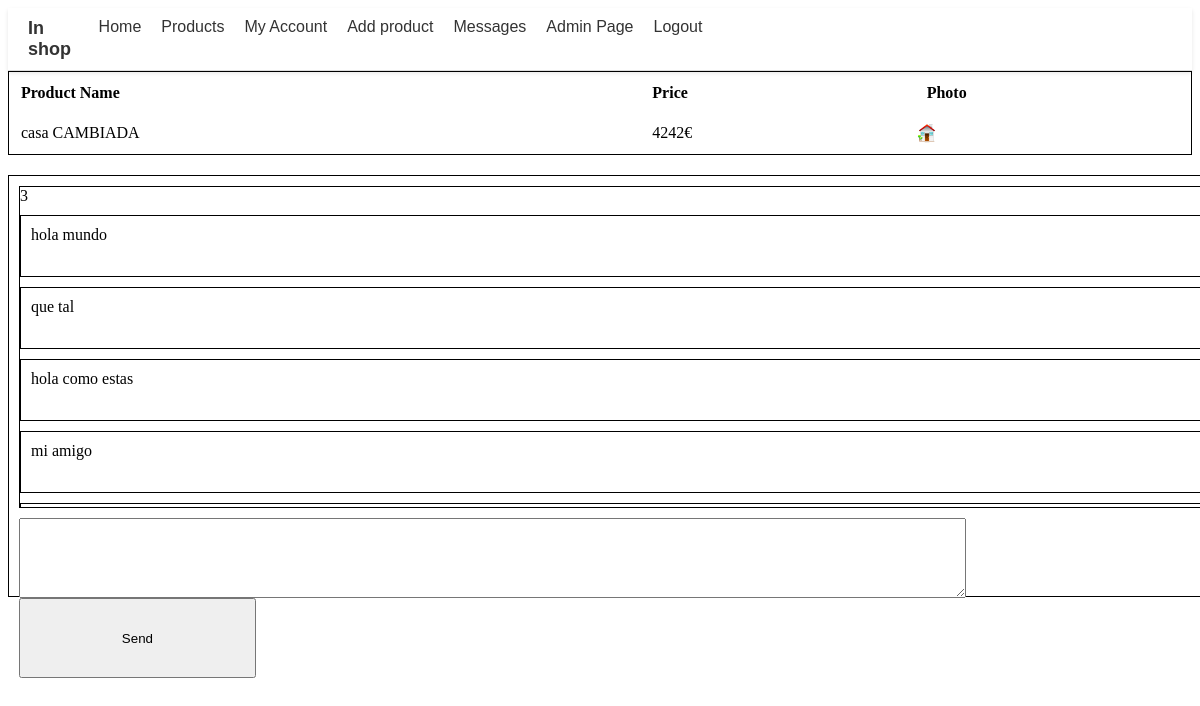
/php/chat/chat_product.php?product_id=15 (signed in), run on the app's committed database.
### tables this page shows
CREATE TABLE `product` (
  `product_id` int(9) NOT NULL,
  `product_name` varchar(30) NOT NULL,
  `price` float NOT NULL DEFAULT 0,
  `user_id` int(11) NOT NULL,
  `photo` text DEFAULT NULL,
  `description` text DEFAULT NULL,
  `user_name` varchar(50) NOT NULL,
  `upload_date` date NOT NULL DEFAULT current_timestamp()
);

CREATE TABLE `chat` (
  `chat_id` int(11) NOT NULL,
  `user_id_buyer` int(11) NOT NULL,
  `user_id_seller` int(11) NOT NULL,
  `product_id` int(11) NOT NULL,
  `message` text NOT NULL,
  `date` date NOT NULL DEFAULT current_timestamp(),
  `seen` tinyint(1) NOT NULL DEFAULT current_timestamp()
);

CREATE TABLE `messages` (
  `chat_id` int(11) NOT NULL,
  `user_id_buyer` int(11) NOT NULL,
  `message` text NOT NULL,
  `mesage_date` date NOT NULL DEFAULT current_timestamp(),
  `user_id_seller` int(11) NOT NULL
);

### php/chat/chat_product.php (the view, shortened to what this page needs)
<?php
include '../navbar.php';
function ft_get_product_info()
{
    $product_id = $_GET['product_id'];
    $connexion = ft_create_conexion();
    $sql = "SELECT * FROM product WHERE product_id = ?";
    $stmt = $connexion->prepare($sql);
    $stmt->bind_param("i", $product_id);
    $stmt->execute();
    $result = $stmt->get_result();
    if ($result->num_rows > 0)
    {
        $row = $result->fetch_assoc();
        return $row;
    }
    else
    {
        $connexion->close();
        return false;
    }
}
$product = ft_get_product_info();
function ft_get_photos($photo_folder)
{
    $photos = [];
    $folder_path = $_SERVER['DOCUMENT_ROOT'] . "/tfg_shop/images/products/" . $photo_folder;
    if (file_exists($folder_path)) {
        $files = scandir($folder_path);
        foreach ($files as $file)
        {
            if ($file != '.' && $file != '..')
            {
                $photos[] = $file;
            }
        }
    }
    return $photos;
}
function ft_print_table_product_info($product)
{
    echo "<table class='table table-bordered' style='width:100%; height:40px; border: 1px solid black;'>";
    echo "<tr style='text-align: left;'>";
    echo "<th style='padding: 10px;'>Product Name</th>";
    echo "<th style='padding: 10px;'>Price</th>";
    echo "<th style='padding: 10px;'>Photo</th>";
    echo "</tr>";
    echo "<tr style='vertical-align: middle;'>";
    echo "<td style='padding: 10px;'>" . $product['product_name'] . "</td>";
    echo "<td style='padding: 10px;'>" . $product['price'] . "€</td>";
    echo "<td style='padding: 0px; border: 0px;'width:100%; height:100%;>";
    $photos = ft_get_photos($product['photo']);
    echo "<div class='image-gallery' id='product-{$product['product_id']}' style='padding: 0px; border: 0px;'width:100%; height:100%;>";
    if (count($photos) > 0)
    {
        echo "<img src='/tfg_shop/images/products/{$product['photo']}/{$photos[0]}' width='20px'>";
    }
    echo "</div>";
    echo "</td>";
    echo "</tr>";
    echo "</table>";
}
function ft_get_chat_id($product)
{
    $product_id = $_GET['product_id'];
    $connexion = ft_create_conexion();
    $sql = "SELECT chat_id FROM chat WHERE product_id = ? && (user_id_buyer = ? )";
    $stmt = $connexion->prepare($sql);
    $stmt->bind_param("ii", $product_id,  $_COOKIE['user_id']);
    $stmt->execute();
    $result = $stmt->get_result();
    $row = $result->fetch_assoc();
    return $row['chat_id'];
}
function ft_get_chat_messages($chat_id)
{
    $connexion = ft_create_conexion();
    $sql = "SELECT * FROM messages WHERE chat_id = ?";
    $stmt = $connexion->prepare($sql);
    $stmt->bind_param("i", $chat_id);
    $stmt->execute();
    $result = $stmt->get_result();
    $messages = [];
    if ($result->num_rows > 0)
    {
        while ($row = $result->fetch_assoc())
        {
            $messages[] = $row;
        }
    }
    return $messages;
}
function ft_print_chat_messages($messages)
{
    foreach ($messages as $message)
    {
        echo "<div style='width: 100%; height: 40px; border: 1px solid black; margin-top: 10px; padding: 10px;'>";
        echo "<p style='margin: 0px;'>" . $message['message'] . "</p>";
        echo "</div>";
    }
}
?>
<!DOCTYPE html>
<html lang="en">
<head>
</head>
<body>
    <?php
        ft_print_table_product_info($product);
    ?>
<div id="chat-container" style="width: 100%; height: 400px; border: 1px solid black; margin-top: 20px; padding: 10px;">
        <div id="chat-box" style="width: 100%; height: 80%; border: 1px solid black; overflow-y: scroll;">
            <?php
                $chat_id = ft_get_chat_id($product);
                echo $chat_id;
                $messages = ft_get_chat_messages($chat_id);
                ft_print_chat_messages($messages);
            ?>
        </div>
        <div id="message-input" style="width: 100%; height: 20%; margin-top: 10px;">
            <textarea id="message-text" style="width: 80%; height: 100%;"></textarea>
            <button id="send-button" style="width: 20%; height: 100%;">Send</button>
        </div>
    </div>
</body>
</html>

### data on the page
product: product_name "casa CAMBIADA", price "4242", photo (picture)
chat: chat_id "3"
messages: message "hola mundo"
messages: message "que tal"
messages: message "hola como estas"
messages: message "mi amigo"
